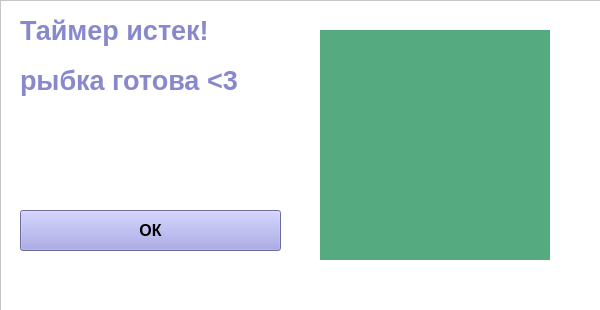
<?xml version="1.0" encoding="UTF-8"?>
<ui version="4.0">
 <class>TimerEndsWindowClass</class>
 <widget class="QWidget" name="TimerEndsWindowClass">
  <property name="geometry">
   <rect>
    <x>0</x>
    <y>0</y>
    <width>600</width>
    <height>310</height>
   </rect>
  </property>
  <property name="windowTitle">
   <string>Часики тикают</string>
  </property>
  <widget class="QFrame" name="frame">
   <property name="geometry">
    <rect>
     <x>0</x>
     <y>0</y>
     <width>611</width>
     <height>311</height>
    </rect>
   </property>
   <property name="styleSheet">
    <string notr="true">background-color: rgb(255, 255, 255);
</string>
   </property>
   <property name="frameShape">
    <enum>QFrame::Shape::StyledPanel</enum>
   </property>
   <property name="frameShadow">
    <enum>QFrame::Shadow::Raised</enum>
   </property>
   <widget class="QLabel" name="label">
    <property name="geometry">
     <rect>
      <x>20</x>
      <y>10</y>
      <width>241</width>
      <height>41</height>
     </rect>
    </property>
    <property name="font">
     <font>
      <family>Yu Gothic UI</family>
      <pointsize>20</pointsize>
      <bold>true</bold>
     </font>
    </property>
    <property name="styleSheet">
     <string notr="true">color: rgb(136, 136, 204);
background-color: rgba(255, 255, 255, 0);</string>
    </property>
    <property name="text">
     <string>Таймер истек!</string>
    </property>
   </widget>
   <widget class="QLabel" name="label_2">
    <property name="geometry">
     <rect>
      <x>20</x>
      <y>60</y>
      <width>241</width>
      <height>41</height>
     </rect>
    </property>
    <property name="font">
     <font>
      <family>Yu Gothic UI</family>
      <pointsize>20</pointsize>
      <bold>true</bold>
     </font>
    </property>
    <property name="styleSheet">
     <string notr="true">color: rgb(136, 136, 204);
background-color: rgba(255, 255, 255, 0);</string>
    </property>
    <property name="text">
     <string>рыбка готова  &lt;3</string>
    </property>
   </widget>
   <widget class="QLabel" name="label_3">
    <property name="geometry">
     <rect>
      <x>320</x>
      <y>30</y>
      <width>230</width>
      <height>230</height>
     </rect>
    </property>
    <property name="styleSheet">
     <string notr="true">background-color: rgb(85, 170, 127);
background-image: url(:/res/img/timer/fish-2.png);
background-size: contain;</string>
    </property>
    <property name="text">
     <string/>
    </property>
   </widget>
   <widget class="QPushButton" name="pushButton">
    <property name="geometry">
     <rect>
      <x>20</x>
      <y>210</y>
      <width>261</width>
      <height>41</height>
     </rect>
    </property>
    <property name="font">
     <font>
      <family>Yu Gothic UI</family>
      <pointsize>12</pointsize>
      <bold>true</bold>
     </font>
    </property>
    <property name="styleSheet">
     <string notr="true">

QPushButton {
	
	background-color: rgb(151, 151, 226);


}
QPushButton:hover {
		background-color: rgb(117, 117, 176);
}
QPushButton:pressed {
	
	background-color: rgb(95, 95, 132);
}</string>
    </property>
    <property name="text">
     <string>ОК</string>
    </property>
   </widget>
  </widget>
 </widget>
 <layoutdefault spacing="6" margin="11"/>
 <resources/>
 <connections/>
</ui>
